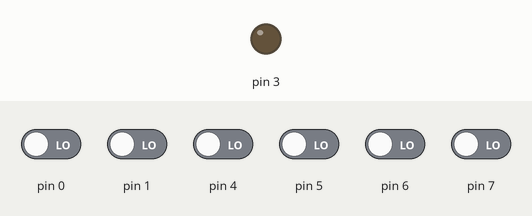
Bench run of a sketch on a simulated Arduino Uno, built with avr-gcc and run on an emulated ATmega328P. Shown: output pins drawn as LEDs (lit = HIGH). The inputs (shaded band) are chosen by the test bench; at power-on: pin 0, pin 1, pin 4–7 LOW.

Above: at 0.8 s.
0.9 s: pin 0 driven HIGH
At 2.0 s:
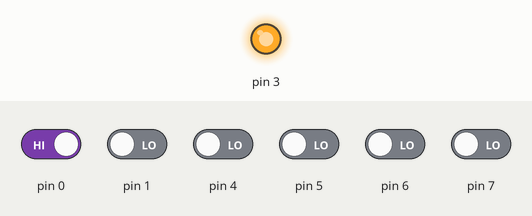
Timing chart, 0 to 3.9 s (numbered marks = the images above; inputs shaded):
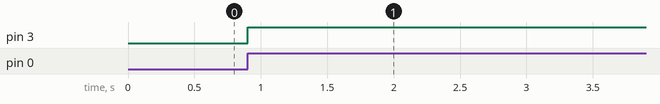

The sketch:

Exercicio6.ino
```cpp
#include <avr/io.h>
#include <util/delay.h>

int main(void) {
  DDRD &= 0b11111011;
  DDRD |= 0b00001000;

  while (1) {
    if (PIND & 0b11111011) {
      PORTD |= 0b00001000;
    } else {
      PORTD &= ~0b00001000;
    }
  }

  return 0;
}
```

Measured:
- after the input at 0.9 s, pin 3: LOW → HIGH at once
